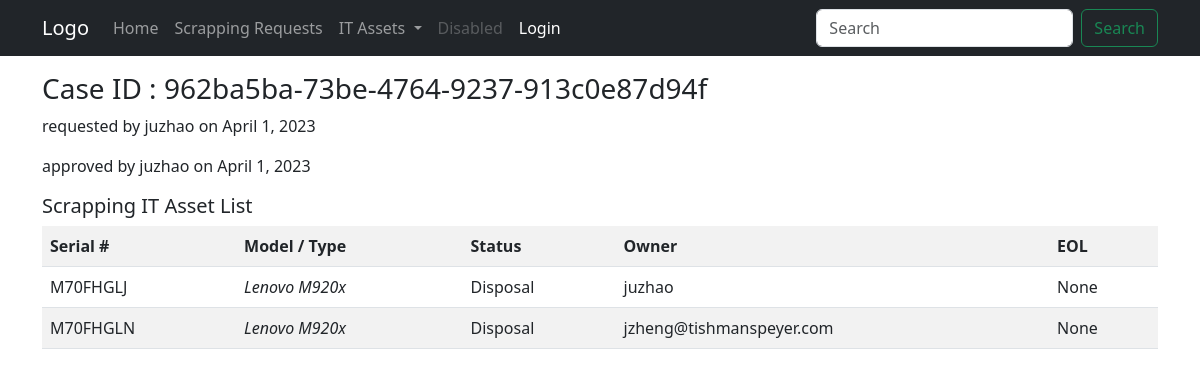
Page /nanoassets/instance_scrapping_request_detail/962ba5ba73be47649237913c0e87d94f/ on the committed database.
### nanoassets/models.py (models this page shows, shortened)
class ScrapRequest(models.Model):
    case_id = models.UUIDField(_("Request case ID"), primary_key=True,
                               default=uuid.uuid4, help_text='Unique ID for the particular request')
    REQUEST_STATUS = (
        ('I', 'Initialized'),
        ('A', 'Approved'),
    )
    status = models.CharField(
        _("Request status"), choices=REQUEST_STATUS, default='I', max_length=1)
    requested_by = models.ForeignKey(User, verbose_name=_(
        "Requested by"), related_name='+', on_delete=models.SET_NULL, null=True, blank=True)
    requested_on = models.DateField(
        _("Requested on"), auto_now=False, auto_now_add=True, blank=True, null=True)
    approved_by = models.ForeignKey(User, verbose_name=_(
        "Approved by"), related_name='+', on_delete=models.SET_NULL, null=True, blank=True)
    approved_on = models.DateField(
        _("Approved on"), auto_now=False, auto_now_add=False, blank=True, null=True)

class Instance(models.Model):
    serial_number = models.CharField(
        primary_key=True, max_length=20, help_text='enter serial #')
    model_type = models.ForeignKey("nanoassets.ModelType", verbose_name=_(
        "Model / Type"), on_delete=models.SET_NULL, null=True, blank=True)
    owner = models.ForeignKey(User, verbose_name=_(
        "Owner"), on_delete=models.SET_NULL, null=True, blank=True)
    INSTANCE_STATUS = (
        ('A', 'Available'),
        ('U', 'in Use'),
        ('R', 'in Repair'),
        ('S', 'Scrapped')
    )
    status = models.CharField(max_length=15, choices=INSTANCE_STATUS,
                              default='Available', help_text='Asset availability')
    eol_date = models.DateField(null=True, blank=True)
    scrap_request = models.ForeignKey("nanoassets.ScrapRequest", verbose_name=_(
        "Scrap Request"), on_delete=models.SET_NULL, null=True, blank=True)
    class Meta:
        ordering = ['model_type', 'eol_date',]

class ModelType(models.Model):
    name = models.CharField(max_length=20)
    manufacturer = models.ForeignKey(
        "Manufacturer", on_delete=models.SET_NULL, blank=True, null=True)
    def __str__(self):
        return '%s %s' % (self.manufacturer, self.name)

class Manufacturer(models.Model):
    name = models.CharField(max_length=20)
    def __str__(self):
        return self.name

### nanoassets/views.py (the view)
# urls.py: path('instance_scrapping_request_detail/<pk>/', views.InstanceScrappingRequestDetailView.as_view(), name='instance-scrapping-request-detail'),
class InstanceScrappingRequestDetailView(generic.DetailView):
    model = ScrapRequest
    template_name = 'nanoassets/instance_scrapping_request_detail.html'

### nanoassets/templatetags/auth_extras.py (called while the page is built)
@register.filter(name='has_group')
def has_group(user, group_name):
    try:
        group = Group.objects.get(name=group_name)
        return True if group in user.groups.all() else False
    except:
        return False

### nanoassets/templates/nanoassets/instance_scrapping_request_detail.html (shortened to what this page needs)
{% extends 'base.html' %}
{% load auth_extras %}
{% block page_content %}
    <form action="{% url 'instance-scrapping-request-approved' scraprequest.pk %}"
          method="post">
        <h3 name="case_id">Case ID : {{ scraprequest.case_id }}</h3>
        <p>requested by {{ scraprequest.requested_by }} on {{ scraprequest.requested_on }}</p>
        <p>approved by {{ scraprequest.approved_by }} on {{ scraprequest.approved_on }}</p>
        <div>
            <h5>Scrapping IT Asset List</h5>
            <table class="table table-striped table-hover">
                <tr>
                    <th>Serial #</th>
                    <th>Model / Type</th>
                    <th>Status</th>
                    <th>Owner</th>
                    <th>EOL</th>
                </tr>
                {% for instance in scraprequest.instance_set.all %}
                    <tr>
                        <td>{{ instance.serial_number }}</td>
                        <td>
                            <em>{{ instance.model_type }}</em>
                        </td>
                        <td>{{ instance.get_status_display }}</td>
                        <td>{{ instance.owner }}</td>
                        <td>{{ instance.eol_date }}</td>
                    </tr>
                {% endfor %}
            </table>
        </div>
    </form>
{% endblock page_content %}

### rows in the picture
ScrapRequest: case_id "962ba5ba-73be-4764-9237-913c0e87d94f", requested_by "juzhao", requested_on "April 1, 2023", approved_by "juzhao", approved_on "April 1, 2023"
Instance: serial_number "M70FHGLJ", model_type "Lenovo M920x", status "Disposal", owner "juzhao", eol_date "None"
Instance: serial_number "M70FHGLN", model_type "Lenovo M920x", status "Disposal", owner "jzheng@tishmanspeyer.com", eol_date "None"
